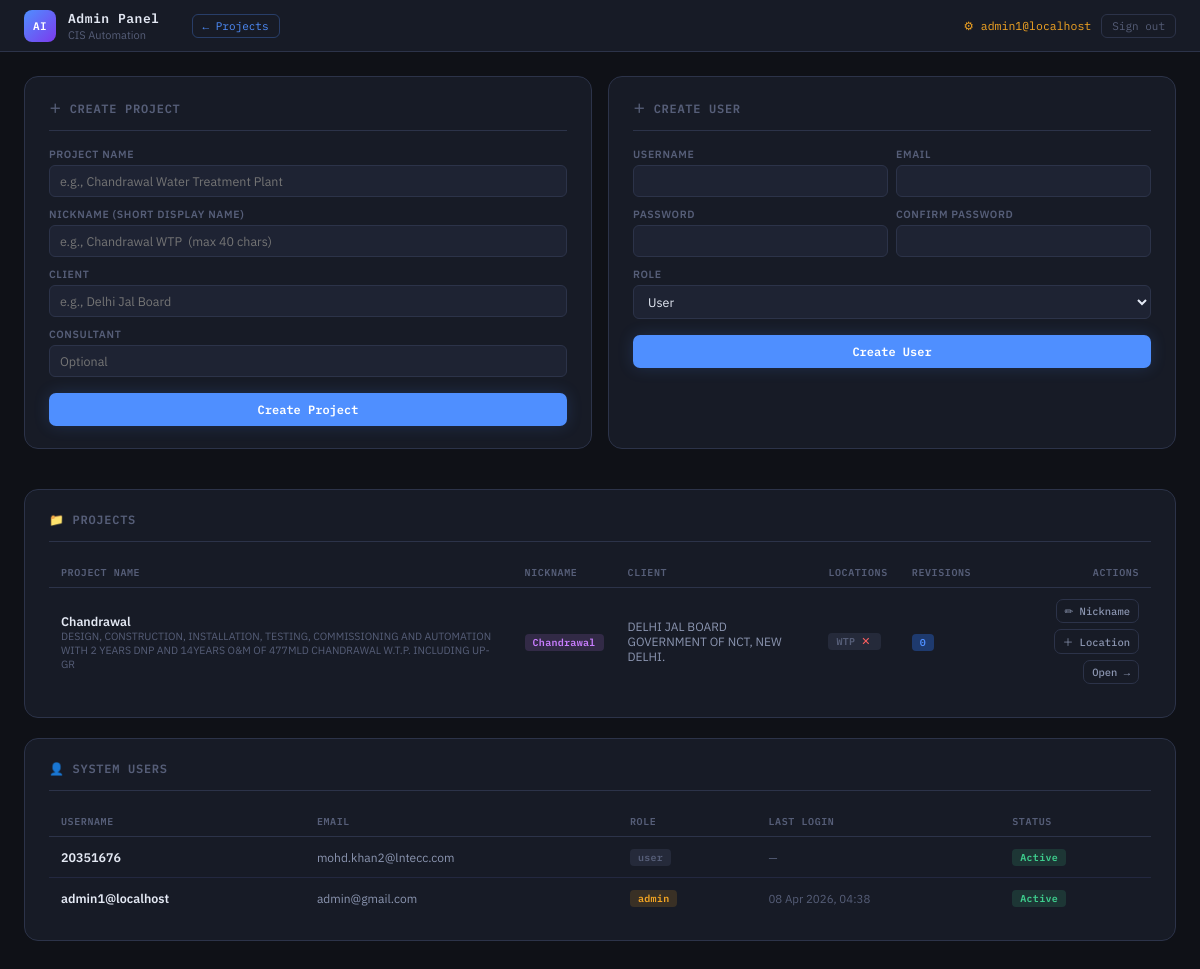
Page /admin/ (signed in) on the earlier database version.
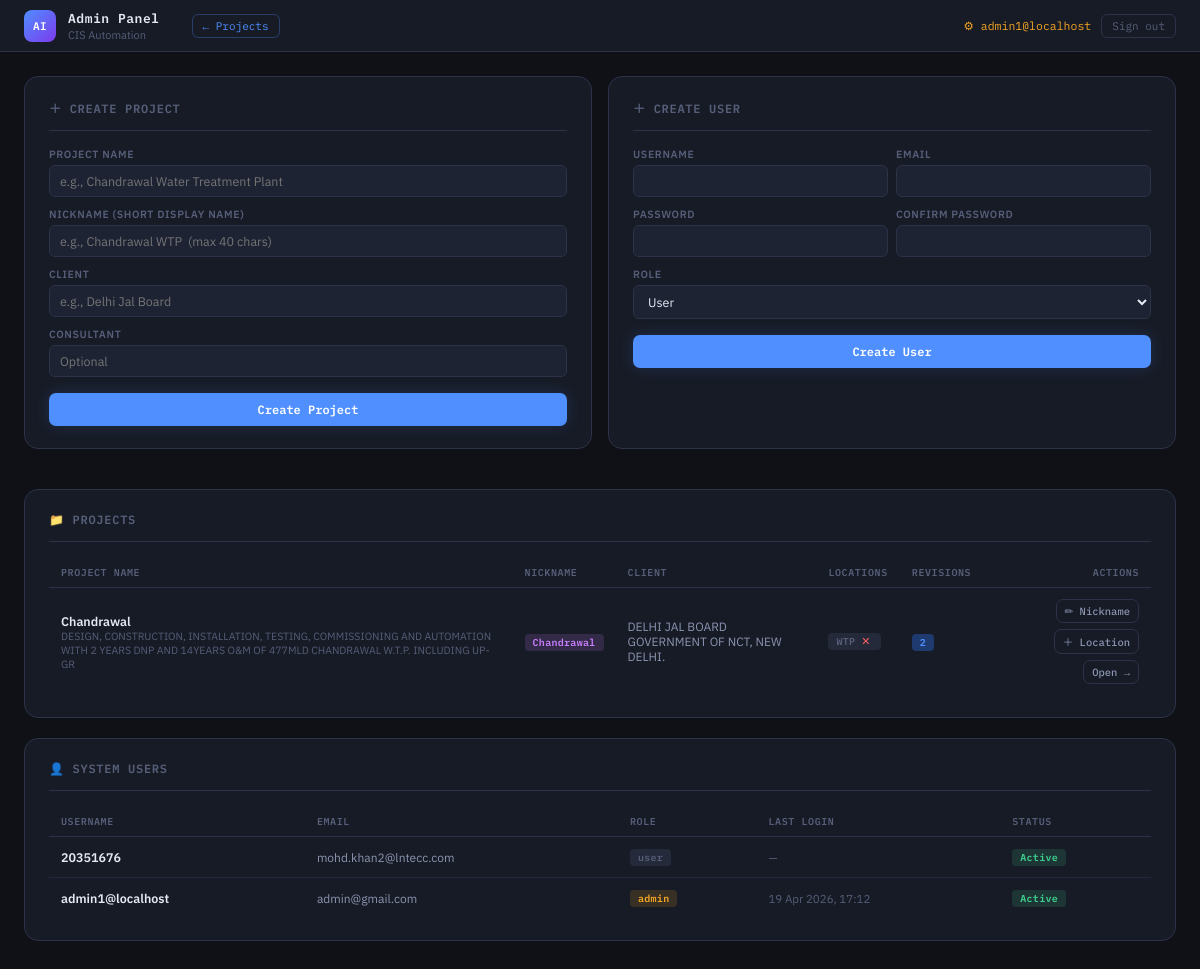
Same page on the later database version.
### models.py (models this page shows, shortened)
class User(UserMixin, db.Model):
    __tablename__ = "users"
    id            = db.Column(db.Integer,     primary_key=True)
    username      = db.Column(db.String(64),  unique=True, nullable=False, index=True)
    email         = db.Column(db.String(120), unique=True, nullable=False, index=True)
    password_hash = db.Column(db.String(256), nullable=False)
    role          = db.Column(db.String(16),  nullable=False, default="user")
    is_active     = db.Column(db.Boolean,     nullable=False, default=True)
    created_at    = db.Column(db.DateTime,    default=lambda: datetime.now(timezone.utc))
    last_login    = db.Column(db.DateTime,    nullable=True)
    revisions = db.relationship("DocumentRevision", backref="author", lazy=True)
    @property
    def is_admin(self) -> bool:
        return self.role == "admin"

class Project(db.Model):
    __tablename__ = "projects"
    id         = db.Column(db.Integer,     primary_key=True)
    name       = db.Column(db.String(150), unique=True, nullable=False)
    nickname   = db.Column(db.String(40),  nullable=True)   # short display name
    client     = db.Column(db.String(150), nullable=False)
    consultant = db.Column(db.String(150), nullable=True)
    location   = db.Column(db.String(150), nullable=True)   # legacy field — kept for old rows
    created_at = db.Column(db.DateTime,    default=lambda: datetime.now(timezone.utc))
    locations = db.relationship(
        "ProjectLocation",
        backref="project",
        lazy=True,
        cascade="all, delete-orphan",
        order_by="ProjectLocation.name",
    )
    revisions = db.relationship(
        "DocumentRevision",
        backref="project",
        lazy=True,
        cascade="all, delete-orphan",
    )
    @property
    def display_name(self) -> str:
        return self.nickname.strip() if self.nickname and self.nickname.strip() else self.name

class ProjectLocation(db.Model):
    __tablename__ = "project_locations"
    id         = db.Column(db.Integer,     primary_key=True)
    project_id = db.Column(db.Integer,     db.ForeignKey("projects.id"), nullable=False)
    name       = db.Column(db.String(150), nullable=False)   # e.g. "Plant A – Block 3"
    code       = db.Column(db.String(20),  nullable=True)    # short code, e.g. "PA-B3"
    created_at = db.Column(db.DateTime,    default=lambda: datetime.now(timezone.utc))
    revisions = db.relationship(
        "DocumentRevision",
        backref="location",
        lazy=True,
    )
    __table_args__ = (
        db.UniqueConstraint("project_id", "name", name="uq_project_location_name"),
    )
    @property
    def display(self) -> str:
        if self.code and self.code.strip():
            return f"{self.code.strip()} — {self.name}"
        return self.name

### app.py (the view)
@admin_bp.route("/")
@admin_required
def dashboard():
    users         = User.query.order_by(User.created_at.desc()).all()
    projects      = Project.query.order_by(Project.created_at.desc()).all()
    user_form     = RegisterForm()
    project_form  = ProjectForm()
    nickname_form = ProjectNicknameForm()
    loc_form      = ProjectLocationForm()
    return render_template(
        "admin.html",
        users=users,
        projects=projects,
        user_form=user_form,
        project_form=project_form,
        nickname_form=nickname_form,
        loc_form=loc_form,
    )

### templates/admin.html (shortened to what this page needs)
<!DOCTYPE html>
<html lang="en">
<head>
  <link rel="stylesheet" href="{{ url_for('static', filename='style.css') }}" />
</head>
<body>
<div class="topbar">
  <div class="brand-mark">AI</div>
  <div>
    <div class="brand-title">Admin Panel</div>
    <div class="brand-sub">CIS Automation</div>
  </div>
  <a href="{{ url_for('cis.index') }}"
     style="margin-left:20px;font-family:var(--mono);font-size:11px;color:var(--accent);
            text-decoration:none;border:1px solid rgba(79,143,255,.3);
            padding:4px 10px;border-radius:6px;transition:all .15s"
     onmouseover="this.style.background='var(--accent-dim)'"
     onmouseout="this.style.background='transparent'">← Projects</a>
  <div style="margin-left:auto;display:flex;align-items:center;gap:10px">
    <span style="font-family:var(--mono);font-size:11.5px;color:var(--amber)">
      ⚙ {{ current_user.username }}
    </span>
    <form method="POST" action="{{ url_for('auth.logout') }}" style="margin:0">
      <button type="submit"
              style="font-family:var(--mono);font-size:11px;padding:4px 10px;
                     background:transparent;border:1px solid var(--border);
                     border-radius:6px;color:var(--text-3);cursor:pointer"
              onmouseover="this.style.borderColor='var(--red)';this.style.color='var(--red)'"
              onmouseout="this.style.borderColor='var(--border)';this.style.color='var(--text-3)'">
        Sign out
      </button>
    </form>
  </div>
</div>
<div class="page-wrap">
  <div style="display:grid;grid-template-columns:1fr 1fr;gap:16px;margin-bottom:20px">
    <div class="d-card">
      <div class="d-card-header"><span>＋ Create Project</span></div>
      <form method="POST" action="{{ url_for('admin.create_project') }}">
        <div class="field" style="margin-bottom:10px">
          {{ project_form.name.label }}
          {{ project_form.name(class="") }}
        </div>
        <div class="field" style="margin-bottom:10px">
          {{ project_form.nickname.label }}
          {{ project_form.nickname(class="") }}
        </div>
        <div class="field" style="margin-bottom:10px">
          {{ project_form.client.label }}
          {{ project_form.client(class="") }}
        </div>
        <div class="field" style="margin-bottom:16px">
          {{ project_form.consultant.label }}
          {{ project_form.consultant(class="") }}
        </div>
        {{ project_form.submit(class="btn-primary",
           style="width:100%;padding:9px;font-size:12px") }}
      </form>
    </div>
    <div class="d-card">
      <div class="d-card-header"><span>＋ Create User</span></div>
      <form method="POST" action="{{ url_for('admin.create_user') }}">
        <div style="display:grid;grid-template-columns:1fr 1fr;gap:8px;margin-bottom:10px">
          <div class="field">
            {{ user_form.username.label }}
            {{ user_form.username(class="") }}
          </div>
          <div class="field">
            {{ user_form.email.label }}
            {{ user_form.email(class="") }}
          </div>
        </div>
        <div style="display:grid;grid-template-columns:1fr 1fr;gap:8px;margin-bottom:10px">
          <div class="field">
            {{ user_form.password.label }}
            {{ user_form.password(class="") }}
          </div>
          <div class="field">
            {{ user_form.password2.label }}
            {{ user_form.password2(class="") }}
          </div>
        </div>
        <div class="field" style="margin-bottom:16px">
          {{ user_form.role.label }}
          <select name="role" class="sg-select"
                  style="background:var(--surface-2);border:1px solid var(--border);
                         border-radius:6px;padding:7px 10px;color:var(--text);
                         font-family:var(--sans);font-size:12.5px;width:100%">
            {% for val, label in user_form.role.choices %}
              <option value="{{ val }}">{{ label }}</option>
            {% endfor %}
          </select>
        </div>
        {{ user_form.submit(class="btn-primary",
           style="width:100%;padding:9px;font-size:12px") }}
      </form>
    </div>
  </div>
  <div class="d-card" style="margin-bottom:20px">
    <div class="d-card-header"><span>📁 Projects</span></div>
    {% if projects %}
    <div style="overflow-x:auto">
      <table class="d-table">
        <thead>
          <tr>
            <th>Project Name</th>
            <th>Nickname</th>
            <th>Client</th>
            <th>Locations</th>
            <th>Revisions</th>
            <th style="text-align:right">Actions</th>
          </tr>
        </thead>
        <tbody>
        {% for p in projects %}
        <tr>
          <td>
            <div style="font-weight:600;color:var(--text);font-size:12.5px">
              {{ p.display_name }}
            </div>
            {% if p.nickname %}
              <div style="font-size:10.5px;color:var(--text-3)">{{ p.name }}</div>
            {% endif %}
          </td>
          <td>
            {% if p.nickname %}
              <span class="tag tag-purple">{{ p.nickname }}</span>
            {% else %}
              <span style="color:var(--text-3);font-size:11px">—</span>
            {% endif %}
          </td>
          <td style="font-size:12px;color:var(--text-2)">{{ p.client }}</td>
          <td>
            {% if p.locations %}
              <div style="display:flex;flex-wrap:wrap;gap:4px">
                {% for loc in p.locations %}
                  <span class="tag tag-gray" style="display:inline-flex;align-items:center;gap:4px">
                    {{ loc.display }}
                    <form method="POST"
                          action="{{ url_for('admin.delete_location', project_id=p.id, loc_id=loc.id) }}"
                          style="margin:0;display:inline"
                          onsubmit="return confirm('Delete location \'{{ loc.display }}\'? This cannot be undone if revisions exist.')">
                      <button type="submit"
                              style="background:none;border:none;color:var(--red);
                                     cursor:pointer;font-size:11px;padding:0 2px;
                                     line-height:1" title="Delete location">✕</button>
                    </form>
                  </span>
                {% endfor %}
              </div>
            {% else %}
              <span style="color:var(--red);font-size:11px">None</span>
            {% endif %}
          </td>
          <td>
            <span class="tag tag-blue">{{ p.revisions|length }}</span>
          </td>
          <td style="text-align:right">
            <div style="display:flex;gap:6px;justify-content:flex-end;flex-wrap:wrap">
              <button class="btn-secondary"
                      style="font-size:10.5px;padding:4px 8px"
                      onclick="openNickModal({{ p.id }}, '{{ p.nickname or '' }}',
                               '{{ p.name | replace("'", "\\'") }}')">
                ✏ Nickname
              </button>
              <button class="btn-secondary"
                      style="font-size:10.5px;padding:4px 8px"
                      onclick="openLocModal({{ p.id }},
                               '{{ p.display_name | replace("'", "\\'") }}')">
                ＋ Location
              </button>
              <a href="{{ url_for('cis.project_dashboard', project_id=p.id) }}"
                 class="btn-secondary"
                 style="font-size:10.5px;padding:4px 8px;text-decoration:none">
                Open →
              </a>
            </div>
          </td>
        </tr>
        {% endfor %}
        </tbody>
      </table>
    </div>
    {% else %}
      <div style="text-align:center;padding:28px;color:var(--text-3);font-size:12.5px">
        No projects yet. Create one above.
      </div>
    {% endif %}
  </div>
  <div class="d-card">
    <div class="d-card-header"><span>👤 System Users</span></div>
    <div style="overflow-x:auto">
      <table class="d-table">
        <thead>
          <tr>
            <th>Username</th>
            <th>Email</th>
            <th>Role</th>
            <th>Last Login</th>
            <th>Status</th>
          </tr>
        </thead>
        <tbody>
        {% for u in users %}
        <tr>
          <td style="font-weight:600;color:var(--text)">{{ u.username }}</td>
          <td style="font-size:12px;color:var(--text-2)">{{ u.email }}</td>
          <td>
            {% if u.role == 'admin' %}
              <span class="tag tag-amber">admin</span>
            {% else %}
              <span class="tag tag-gray">user</span>
            {% endif %}
          </td>
          <td style="font-size:11.5px;color:var(--text-3)">
            {{ u.last_login.strftime('%d %b %Y, %H:%M') if u.last_login else '—' }}
          </td>
          <td>
            {% if u.is_active %}
              <span class="tag tag-green">Active</span>
            {% else %}
              <span class="tag tag-red">Disabled</span>
            {% endif %}
          </td>
        </tr>
        {% endfor %}
        </tbody>
      </table>
    </div>
  </div>
</div>
</body>
</html>

Differences in the rows shown:
changed User "admin1@localhost": last_login "08 Apr 2026, 04:38" → "19 Apr 2026, 17:12"
computed for Project "Chandrawal": revisions|length "0" → "2"
